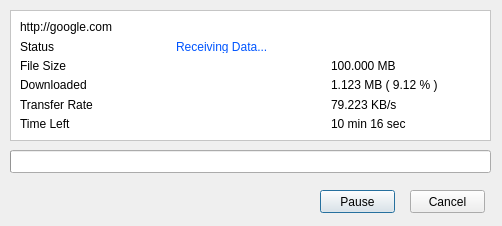
<?xml version="1.0" encoding="UTF-8"?>
<ui version="4.0">
 <class>Downloader</class>
 <widget class="QDialog" name="Downloader">
  <property name="geometry">
   <rect>
    <x>0</x>
    <y>0</y>
    <width>502</width>
    <height>226</height>
   </rect>
  </property>
  <property name="sizePolicy">
   <sizepolicy hsizetype="Fixed" vsizetype="Fixed">
    <horstretch>0</horstretch>
    <verstretch>0</verstretch>
   </sizepolicy>
  </property>
  <property name="windowTitle">
   <string>Dialog</string>
  </property>
  <widget class="QPushButton" name="btnPause">
   <property name="geometry">
    <rect>
     <x>320</x>
     <y>190</y>
     <width>75</width>
     <height>23</height>
    </rect>
   </property>
   <property name="text">
    <string>Pause</string>
   </property>
  </widget>
  <widget class="QProgressBar" name="progressBar">
   <property name="geometry">
    <rect>
     <x>10</x>
     <y>150</y>
     <width>481</width>
     <height>23</height>
    </rect>
   </property>
   <property name="value">
    <number>0</number>
   </property>
   <property name="textVisible">
    <bool>false</bool>
   </property>
  </widget>
  <widget class="QPushButton" name="btnCancel">
   <property name="geometry">
    <rect>
     <x>410</x>
     <y>190</y>
     <width>75</width>
     <height>23</height>
    </rect>
   </property>
   <property name="text">
    <string>Cancel</string>
   </property>
  </widget>
  <widget class="QFrame" name="frame">
   <property name="geometry">
    <rect>
     <x>10</x>
     <y>10</y>
     <width>481</width>
     <height>131</height>
    </rect>
   </property>
   <property name="styleSheet">
    <string notr="true">background-color: rgb(255, 255, 255);</string>
   </property>
   <property name="frameShape">
    <enum>QFrame::StyledPanel</enum>
   </property>
   <property name="frameShadow">
    <enum>QFrame::Raised</enum>
   </property>
   <widget class="QWidget" name="layoutWidget_2">
    <property name="geometry">
     <rect>
      <x>10</x>
      <y>10</y>
      <width>461</width>
      <height>110</height>
     </rect>
    </property>
    <layout class="QGridLayout" name="gridLayout_2">
     <item row="0" column="0" colspan="3">
      <widget class="QLabel" name="lblUrl_2">
       <property name="text">
        <string>http://google.com</string>
       </property>
      </widget>
     </item>
     <item row="1" column="0">
      <widget class="QLabel" name="lblStatus_2">
       <property name="text">
        <string>Status</string>
       </property>
      </widget>
     </item>
     <item row="1" column="1" colspan="2">
      <widget class="QLabel" name="lblCurStatus_2">
       <property name="styleSheet">
        <string notr="true">color: rgb(0, 85, 255);</string>
       </property>
       <property name="text">
        <string>Receiving Data...</string>
       </property>
      </widget>
     </item>
     <item row="2" column="0">
      <widget class="QLabel" name="lblSize_2">
       <property name="text">
        <string>File Size</string>
       </property>
      </widget>
     </item>
     <item row="2" column="2">
      <widget class="QLabel" name="label_8">
       <property name="text">
        <string>100.000 MB</string>
       </property>
      </widget>
     </item>
     <item row="3" column="0">
      <widget class="QLabel" name="label_9">
       <property name="text">
        <string>Downloaded</string>
       </property>
      </widget>
     </item>
     <item row="3" column="2">
      <widget class="QLabel" name="label_10">
       <property name="text">
        <string>1.123 MB ( 9.12 % )</string>
       </property>
      </widget>
     </item>
     <item row="4" column="0" colspan="2">
      <widget class="QLabel" name="label_11">
       <property name="text">
        <string>Transfer Rate</string>
       </property>
      </widget>
     </item>
     <item row="4" column="2">
      <widget class="QLabel" name="label_12">
       <property name="text">
        <string>79.223 KB/s</string>
       </property>
      </widget>
     </item>
     <item row="5" column="0" colspan="2">
      <widget class="QLabel" name="label_13">
       <property name="text">
        <string>Time Left</string>
       </property>
      </widget>
     </item>
     <item row="5" column="2">
      <widget class="QLabel" name="label_14">
       <property name="text">
        <string>10 min 16 sec</string>
       </property>
      </widget>
     </item>
    </layout>
   </widget>
  </widget>
 </widget>
 <resources/>
 <connections/>
</ui>
